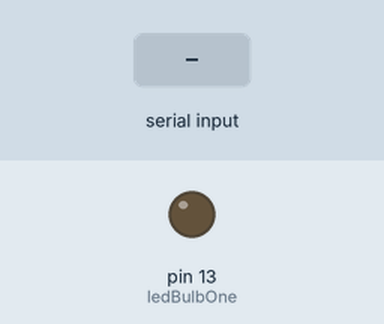
A sketch run on a simulated Arduino Uno, built with avr-gcc and run on an emulated ATmega328P. Shown: output pins drawn as LEDs (lit = HIGH). Inputs (shaded band) come from the test bench.

Above: at 1.2 s.
1.3 s: "3" received over Serial
At 1.7 s:
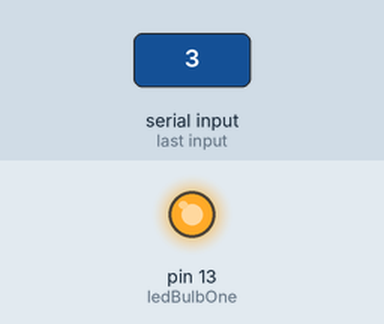
Timing chart, 0 to 4.3 s (numbered marks = the images above; inputs shaded):
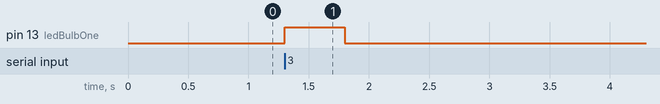

Measured:
- after the input at 1.3 s, pin 13 (ledBulbOne): LOW → HIGH at once, → LOW 0.50 s later

The sketch:

bluetoothConnectComplex.ino
```cpp
//Declare the constants to be used in the project
const int ledBulbOne = 13;
const int mainSwitch = 12;
//const int ledBulbtwo = 14;
//const int ledBulbthree = 15;

//Initialize the state of the bulbs as OFF
int state = '0';


void setup() {
  //Declare the other bulbs as outputs
  pinMode(ledBulbOne, OUTPUT);


  //Set inital value of other bulbs
  digitalWrite(ledBulbOne, LOW);
//  digitalWrite(ledBulbtwo, LOW);
//  digitalWrite(ledBulbthree, LOW);

  //Start serial communication
  Serial.begin(9600); // Default communication rate of the Bluetooth module
}
void loop() {
  if(Serial.available() > 0){ // Checks whether data is comming from the serial port
    state = Serial.read(); // Reads the data from the serial port and changes value of the state variable
  }
  if (state == '0') {
    digitalWrite(mainSwitch, LOW);
  //  digitalWrite(ledBulbtwo, LOW);
  //  digitalWrite(ledBulbthree, LOW);
  }
   else if (state == '1') {
    digitalWrite(mainSwitch, HIGH);
  //  digitalWrite(ledBulbtwo, HIGH);
  //  digitalWrite(ledBulbthree, HIGH);

   }
 //Add else if statements for states "10", "11", "20", "21", "30", "31"
 //Set each of the six states to light or turn off their respective pins
 //Add the code here
  if (state == '3' || state == '2' || state == '4' || state == '5' || state == '6' || state == '7') {
    digitalWrite(ledBulbOne, HIGH);
    delay(500);
    digitalWrite(ledBulbOne, LOW);
    delay(500);
    state = '0';
  }
//  else if (state == '5') {
//  digitalWrite(ledBulbOne, HIGH);
//  delay(500);
//  digitalWrite(ledBulbOne, LOW);
//
//  }
//  else if (state == '4') {
//  digitalWrite(ledBulbOne, HIGH);
//  delay(500);
//  digitalWrite(ledBulbOne, LOW);
// }
//  else if (state == '7') {
//  digitalWrite(ledBulbOne, HIGH);
//  delay(500);
//  digitalWrite(ledBulbOne, LOW);
//  }
//  else if (state == '6') {
//  digitalWrite(ledBulbOne, HIGH);
//  delay(500);
//  digitalWrite(ledBulbOne, LOW);
// }
}
```
